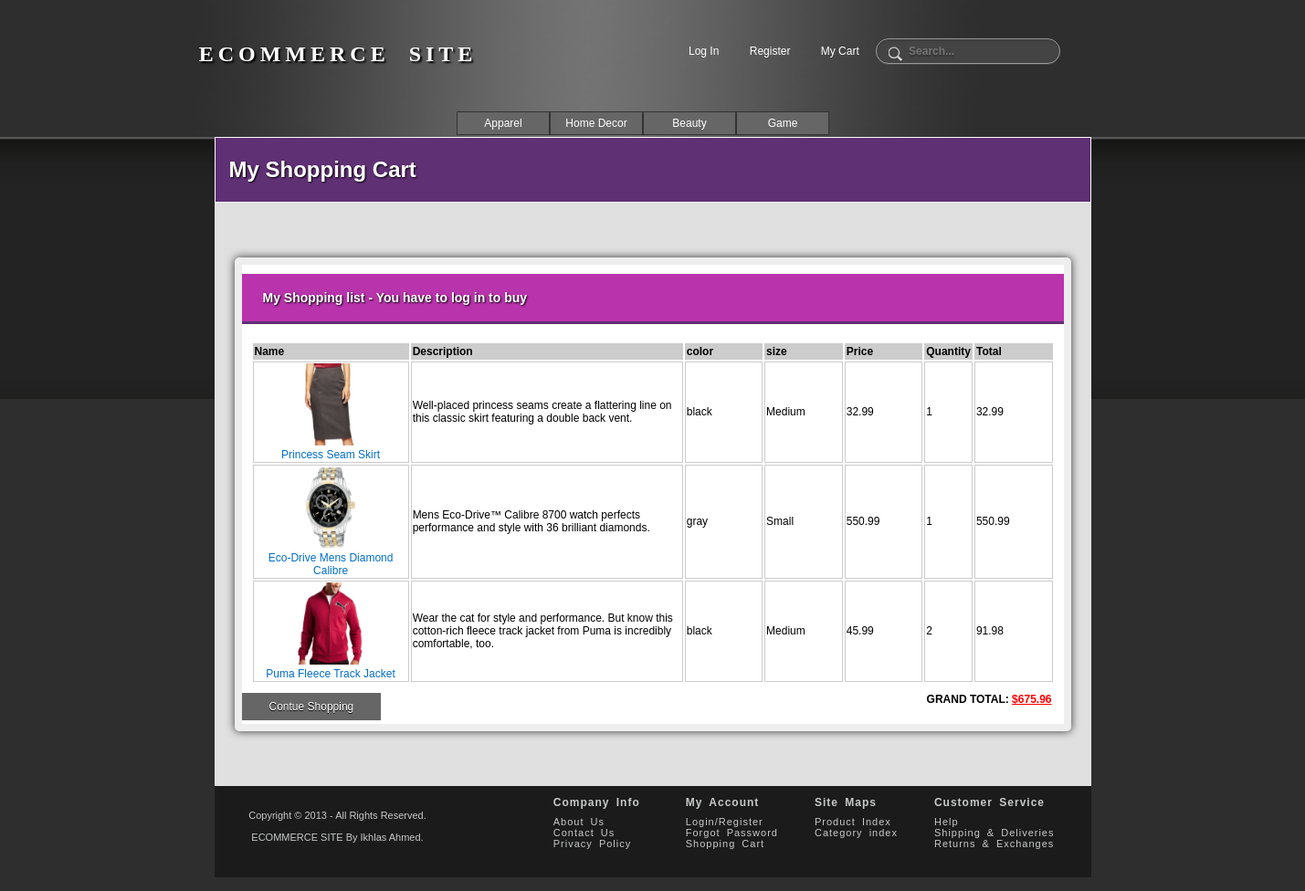
The app's page /cart.php with its own data.
### tables this page shows
CREATE TABLE IF NOT EXISTS `item_cart` (
  `cart_id` int(11) NOT NULL AUTO_INCREMENT,
  `item_id` int(11) NOT NULL,
  `item_user_name` varchar(200) NOT NULL,
  `item_folder_name` varchar(210) NOT NULL,
  `description` text NOT NULL,
  `color` varchar(20) NOT NULL,
  `size` varchar(20) NOT NULL,
  `price` float NOT NULL,
  `quantity` int(11) NOT NULL,
  `total` float(10,2) NOT NULL,
  PRIMARY KEY (`cart_id`)
);

### cart.php (the view, shortened to what this page needs)
<?php
	include("INCLUDE/header.php");
?>
<?php
	echo"<head> <title>My Cart</title> </head>";
		echo"
			<div id = 'bg_middle2'>
				<div id = 'cart_content_page_wrapper'>
				";
					echo"
					<div class = 'top_title'>
						<h1>My Shopping Cart</h1>
					</div>
					";
					echo"
					 <div id='cart_list'>";
					 if((isset($_COOKIE['username'])))
						{
							$user_name_c = $_COOKIE['username'];
							$user_name_c = ucwords($user_name_c);
							echo"<h1>$user_name_c's Shopping List</h1>";
						}
						else
						{
							echo"<h1>My Shopping list - You have to log in to buy</h1>";
						}
						$item_row_query = mysql_query('SELECT * FROM item_cart');
						$query_item_count_row = mysql_num_rows($item_row_query);
						if($query_item_count_row != 0)
						{
							echo"
								<table id='cart_table'>
								  <tr id='cart_title'>
									<td width='20%'>Name</td>
									<td width='35%'>Description</td>
									<td width='10%'>color</td>
									<td width='10%'>size</td>
									<td width='10%'>Price</td>
									<td width='5%'>Quantity</td>
									<td width='10%'>Total</td>
								  </tr>
								 ";
						       $grand_total = 0;
							   $x = 1;
							   $pp_checkout_btn = '';
							   $pp_checkout_btn .= '
							 		<div id="paypal_form"><form action="https://www.paypal.com/cgi-bin/webscr" method="post">
										<input type="hidden" name="cmd" value="_cart">
										<input type="hidden" name="upload" value="1">
										<input type="hidden" name="business" value="ikhlas_06@hotmail.com">
							';
								$item_cart_query = mysql_query("SELECT * FROM item_cart ORDER BY cart_id DESC");
								while($row = mysql_fetch_assoc($item_cart_query))
								{
									$cart_id_db = $row['cart_id'];
									$image_id_db = $row['item_id'];
									$image_user_name_db = $row['item_user_name'];
									$image_folder_name_db = $row['item_folder_name'];
									$description_db = $row['description'];
									$size_db = $row['size'];
									$color_db = $row['color'];
									$price_db = $row['price'];
									$qty_db = $row['quantity'];
									$total_db = $row['total'];
									$grand_total += $total_db;
							echo"
								   <tr id='test'>
									<td id='hover_button_x'>
											<a href='cart.php?del_id=$cart_id_db&grand_total=$grand_total' id='linkx' name='linkx'>
												<img src='IMAGE/x.png' id='imgx' />
											</a>
											<div id='cart_center'>
											<a href='MENU_PAGES/zoom.php?item_id=$image_id_db'>
												<img src='http://localhost/eCommerce/IMAGE/STORE_ITEMS_DB/$image_folder_name_db' width='80' height='90' />
											</a>
											<br/>
											<a href='MENU_PAGES/zoom.php?item_id=$image_id_db'>
											$image_user_name_db
											</a>
										</div>
									</td>
									<td class='cart_select'>$description_db</td>
									<td class='cart_select'>$color_db</td>
									<td class='cart_select'>$size_db</td>
									<td class='cart_select'>$price_db</td>
									<td class='cart_select'>$qty_db</td>
									<td class='cart_select'>$total_db</td>
								  </tr>
						";
						 $pp_checkout_btn .= '
						 <input type="hidden" name="item_name_'.$x.'" value="'.$image_user_name_db.'">
						 <input type="hidden" name="amount_'.$x.'" value="'.$price_db.'">
						 <input type="hidden" name="quantity_'.$x.'" value="'.$qty_db.'">
						 ';
						$x++;
							}
							 $pp_checkout_btn .= '
								  <input type="hidden" name="custom" value="product_id_array">
								 <input type="hidden" name="notify_url" value="https://www.yoursite.com/storescripts/my_ipn.php">
								 <input type="hidden" name="return" value="https://www.yoursite.com/checkout_complete.php">
								 <input type="hidden" name="rm" value="2">
								 <input type="hidden" name="cbt" value="Return to The Store">
								 <input type="hidden" name="cancel_return" value="https://yoursite.com/paypal_cancel.php">
								 <input type="hidden" name="lc" value="US">
								 <input type="hidden" name="currency_code" value="USD">
								<input type="image" src="http://www.paypal.com/en_US/i/btn/x-click-but01.gif"
									id="paypal_button" name="submit" alt="Make payments with PayPal">
							 </form></div>';
						echo"
								</table>";
								if((isset($_COOKIE['username'])))
									{
										echo"$pp_checkout_btn";
									}
									else
									{
										echo"<form action='index.php' method='POST' id='paypal_form'><button class='button'>Contue Shopping</button></form>";
									}
								echo"
								<label id='grand_total'><b><font color='black'>GRAND TOTAL:</font> <u>$$grand_total</u></b></label>
							</div>
						";
						}
						else
						{
							echo"<h2>Your shopping cart is currently empty.</h2>";
							echo"Choose from the categories above, or type a search term in the search box above to find specific items.";
							echo"<br/><br/><div id='submit'><form action='index.php'><button class='button'>conutine Shopping</button></form></div>";
						}
	echo"</div></div>";
?>
<?php
	include("include/footer.php");
?>

### CSS/main.css (style rules this page uses)
body { margin:0; padding:0; font-size:12px; font-family:" Trebuchet MS",Arial, Verdana, Helvetica; text-align:center; -webkit-text-size-adjust: none; background:#2e2e2e; }
.button { border:0; padding:0 30px; height:30px; line-height:30px; text-align:center; font-size:12px; color:#fff; text-shadow:#000 0 1px 0; background:#666; cursor:pointer; }
#paypal_form { float:left; }
a:link { color:#FFF; text-decoration:none; }
#bg_middle2 { background:url(../IMAGE/bg_middle.gif) repeat-x; background-size:80px 287px; }
#grand_total { color: red; float:right; padding-right:13px; }
#cart_content_page_wrapper { background-color: #e0e0e0; width:960px; margin: 0 auto; //border:2px solid red; overflow:hidden; }
#cart_list { margin:5em auto; background:#fff; border:8px solid #eee; width:900px; -moz-border-radius:5px; -webkit-border-radius:5px; border-radius:5px; -moz-box-shadow:0 0 10px #4e707c; -webkit-box-shadow:0 0 10px #4e707c; box-shadow:0 0 10px #333; text-align:left; padding-bottom:34px; }
#cart_list a, #cart_list a:visited { color:#006ec7; }
#cart_list h1 { background:#b933ad; color:#fff; text-shadow: 1px 1px 2px black; -webkit-text-shadow:1px 1px 2px black; -moz-text-shadow:1px 1px 2px black; filter: progid:DXImageTransform.Microsoft.Shadow(direction=135,strength=2,color=black); font-size:14px; padding:18px 23px; border-bottom:3px solid #603075; }
#cart_list table tr td { border: 1px solid #CCC; }
#cart_table { width:900px; margin: 0 auto; text-align::left; padding:10px; }
#cart_title { background-color:#ccc; font-size:12px; font-weight:bold; }
#cart_center { text-align:center; }

### CSS/form.css (style rules this page uses)
.top_title { background-color:#603075; color:#FFF; text-shadow: 1px 1px 2px black; -webkit-text-shadow:1px 1px 2px black; -moz-text-shadow:1px 1px 2px black; filter: progid:DXImageTransform.Microsoft.Shadow(direction=135,strength=2,color=black); text-align:left; padding:5px; padding-left:15px; border-bottom:3px solid #000; border:1px solid #FFF; position:relative; }

### records on screen
item_cart: item_folder_name (picture), item_user_name "Princess Seam Skirt", description "Well-placed princess seams create a flattering line on this classic skirt featuring a double back vent.", color "black", size "Medium", price "32.99", quantity "1", total "32.99"
item_cart: item_folder_name (picture), item_user_name "Eco-Drive Mens Diamond Calibre", description "Mens Eco-Drive™ Calibre 8700 watch perfects performance and style with 36 brilliant diamonds.", color "gray", size "Small", price "550.99", quantity "1", total "550.99"
item_cart: item_folder_name (picture), item_user_name "Puma Fleece Track Jacket", description "Wear the cat for style and performance. But know this cotton-rich fleece track jacket from Puma is incredibly comfortable, too.", color "black", size "Medium", price "45.99", quantity "2", total "91.98"

### other values on screen
$grand_total "675.96"
